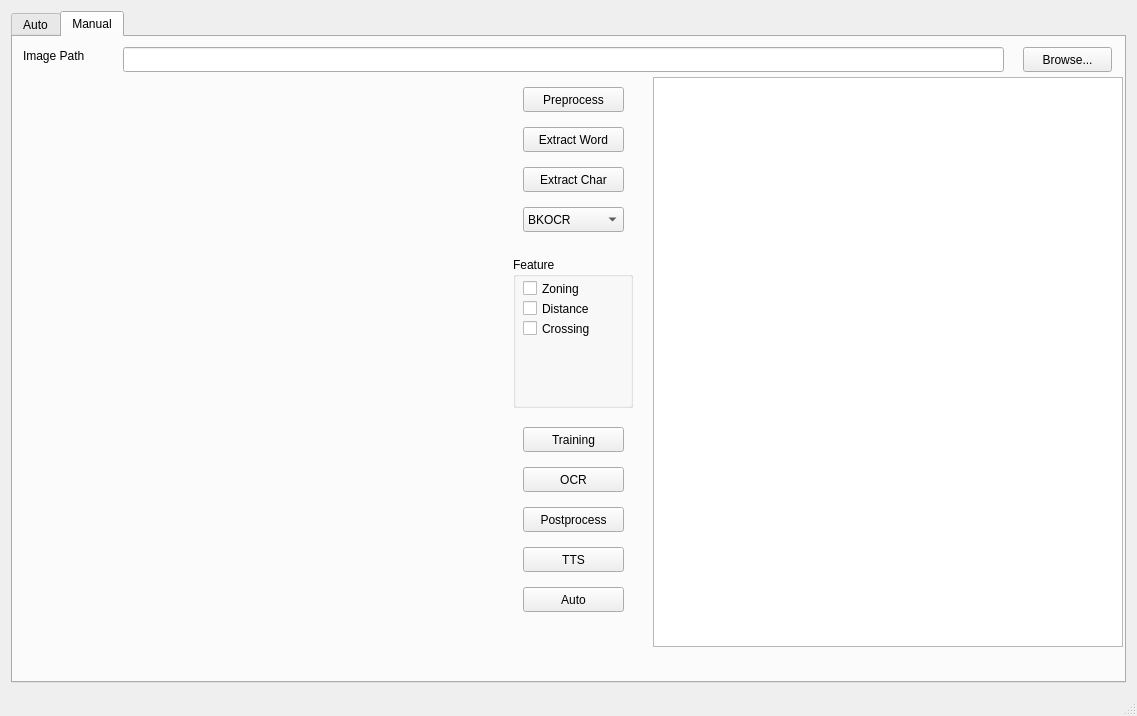
<?xml version="1.0" encoding="UTF-8"?>
<ui version="4.0">
 <class>MainWindow</class>
 <widget class="QMainWindow" name="MainWindow">
  <property name="geometry">
   <rect>
    <x>0</x>
    <y>0</y>
    <width>1137</width>
    <height>716</height>
   </rect>
  </property>
  <property name="windowTitle">
   <string>MainWindow</string>
  </property>
  <property name="windowIcon">
   <iconset>
    <normaloff>../data/forGUI/BKU.png</normaloff>../data/forGUI/BKU.png</iconset>
  </property>
  <widget class="QWidget" name="centralWidget">
   <layout class="QHBoxLayout" name="horizontalLayout">
    <item>
     <widget class="QTabWidget" name="tabWidget">
      <property name="currentIndex">
       <number>1</number>
      </property>
      <widget class="QWidget" name="tabAuto">
       <attribute name="title">
        <string>Auto</string>
       </attribute>
       <widget class="QTextBrowser" name="textBrowser">
        <property name="geometry">
         <rect>
          <x>10</x>
          <y>420</y>
          <width>1091</width>
          <height>192</height>
         </rect>
        </property>
       </widget>
       <widget class="QLabel" name="label_2">
        <property name="geometry">
         <rect>
          <x>10</x>
          <y>400</y>
          <width>67</width>
          <height>17</height>
         </rect>
        </property>
        <property name="text">
         <string>Console</string>
        </property>
       </widget>
      </widget>
      <widget class="QWidget" name="tabManual">
       <attribute name="title">
        <string>Manual</string>
       </attribute>
       <widget class="QPushButton" name="imgBrowseButton">
        <property name="geometry">
         <rect>
          <x>1010</x>
          <y>10</y>
          <width>89</width>
          <height>25</height>
         </rect>
        </property>
        <property name="text">
         <string>Browse...</string>
        </property>
       </widget>
       <widget class="QLineEdit" name="lineImgPath">
        <property name="geometry">
         <rect>
          <x>110</x>
          <y>10</y>
          <width>881</width>
          <height>25</height>
         </rect>
        </property>
       </widget>
       <widget class="QLabel" name="label">
        <property name="geometry">
         <rect>
          <x>10</x>
          <y>10</y>
          <width>91</width>
          <height>17</height>
         </rect>
        </property>
        <property name="text">
         <string>Image Path</string>
        </property>
       </widget>
       <widget class="QLabel" name="imgShow">
        <property name="geometry">
         <rect>
          <x>10</x>
          <y>40</y>
          <width>470</width>
          <height>570</height>
         </rect>
        </property>
        <property name="text">
         <string/>
        </property>
       </widget>
       <widget class="QTextBrowser" name="textOutput">
        <property name="geometry">
         <rect>
          <x>640</x>
          <y>40</y>
          <width>470</width>
          <height>570</height>
         </rect>
        </property>
       </widget>
       <widget class="QPushButton" name="extWordButton">
        <property name="geometry">
         <rect>
          <x>510</x>
          <y>90</y>
          <width>101</width>
          <height>25</height>
         </rect>
        </property>
        <property name="text">
         <string>Extract Word</string>
        </property>
       </widget>
       <widget class="QPushButton" name="extCharButton">
        <property name="geometry">
         <rect>
          <x>510</x>
          <y>130</y>
          <width>101</width>
          <height>25</height>
         </rect>
        </property>
        <property name="text">
         <string>Extract Char</string>
        </property>
       </widget>
       <widget class="QPushButton" name="preprocButton">
        <property name="geometry">
         <rect>
          <x>510</x>
          <y>50</y>
          <width>101</width>
          <height>25</height>
         </rect>
        </property>
        <property name="text">
         <string>Preprocess</string>
        </property>
       </widget>
       <widget class="QGroupBox" name="groupBox">
        <property name="geometry">
         <rect>
          <x>500</x>
          <y>220</y>
          <width>120</width>
          <height>151</height>
         </rect>
        </property>
        <property name="title">
         <string>Feature</string>
        </property>
        <widget class="QCheckBox" name="zoningCheckBox">
         <property name="geometry">
          <rect>
           <x>10</x>
           <y>20</y>
           <width>92</width>
           <height>23</height>
          </rect>
         </property>
         <property name="text">
          <string>Zoning</string>
         </property>
        </widget>
        <widget class="QCheckBox" name="distanceCheckBox">
         <property name="geometry">
          <rect>
           <x>10</x>
           <y>40</y>
           <width>92</width>
           <height>23</height>
          </rect>
         </property>
         <property name="text">
          <string>Distance</string>
         </property>
        </widget>
        <widget class="QCheckBox" name="crossingCheckBox">
         <property name="geometry">
          <rect>
           <x>10</x>
           <y>60</y>
           <width>92</width>
           <height>23</height>
          </rect>
         </property>
         <property name="text">
          <string>Crossing</string>
         </property>
        </widget>
       </widget>
       <widget class="QComboBox" name="comboBox">
        <property name="geometry">
         <rect>
          <x>510</x>
          <y>170</y>
          <width>101</width>
          <height>25</height>
         </rect>
        </property>
        <item>
         <property name="text">
          <string>BKOCR</string>
         </property>
        </item>
        <item>
         <property name="text">
          <string>Tesseract</string>
         </property>
        </item>
        <item>
         <property name="text">
          <string>Tensorflow</string>
         </property>
        </item>
       </widget>
       <widget class="QPushButton" name="OCRButton">
        <property name="geometry">
         <rect>
          <x>510</x>
          <y>430</y>
          <width>101</width>
          <height>25</height>
         </rect>
        </property>
        <property name="text">
         <string>OCR</string>
        </property>
       </widget>
       <widget class="QPushButton" name="trainButton">
        <property name="geometry">
         <rect>
          <x>510</x>
          <y>390</y>
          <width>101</width>
          <height>25</height>
         </rect>
        </property>
        <property name="text">
         <string>Training</string>
        </property>
       </widget>
       <widget class="QPushButton" name="TTSButton">
        <property name="geometry">
         <rect>
          <x>510</x>
          <y>510</y>
          <width>101</width>
          <height>25</height>
         </rect>
        </property>
        <property name="text">
         <string>TTS</string>
        </property>
       </widget>
       <widget class="QPushButton" name="autoButton">
        <property name="geometry">
         <rect>
          <x>510</x>
          <y>550</y>
          <width>101</width>
          <height>25</height>
         </rect>
        </property>
        <property name="text">
         <string>Auto</string>
        </property>
       </widget>
       <widget class="QPushButton" name="postprocButton">
        <property name="geometry">
         <rect>
          <x>510</x>
          <y>470</y>
          <width>101</width>
          <height>25</height>
         </rect>
        </property>
        <property name="text">
         <string>Postprocess</string>
        </property>
       </widget>
      </widget>
     </widget>
    </item>
   </layout>
  </widget>
  <widget class="QMenuBar" name="menuBar">
   <property name="geometry">
    <rect>
     <x>0</x>
     <y>0</y>
     <width>1137</width>
     <height>22</height>
    </rect>
   </property>
  </widget>
  <widget class="QStatusBar" name="statusBar"/>
 </widget>
 <layoutdefault spacing="6" margin="11"/>
 <resources/>
 <connections/>
</ui>
